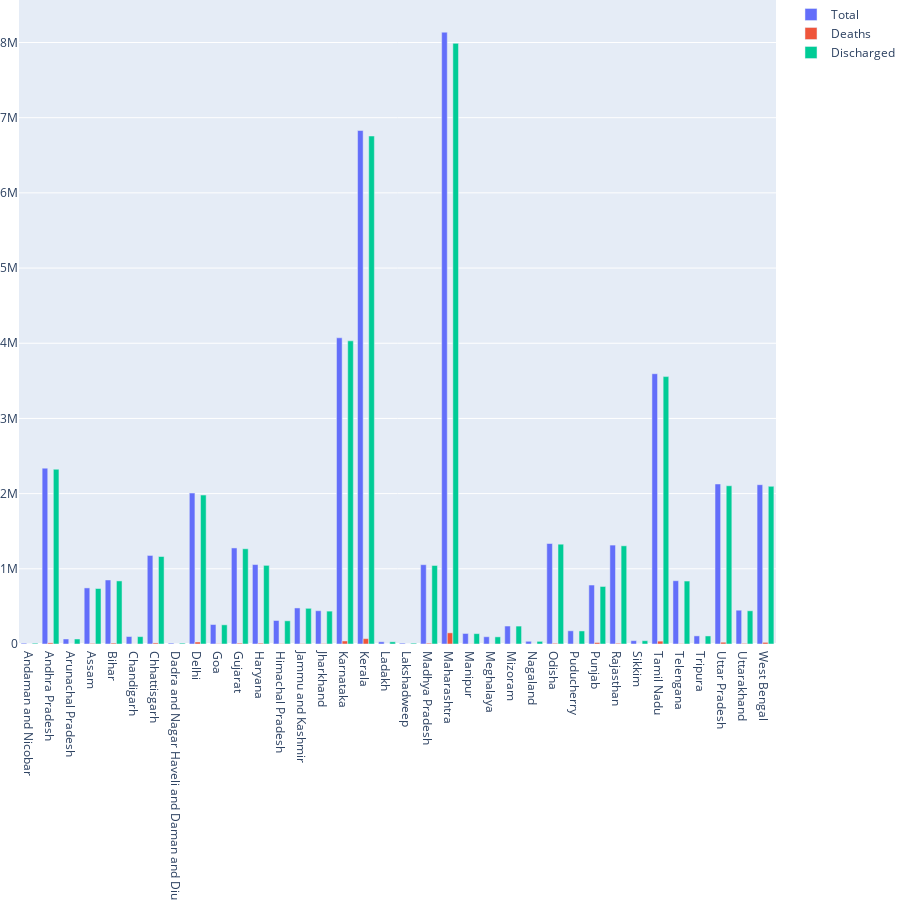

Notebook code cell kept with this figure:
### Code cell
covidI= df
x = covidI['State/UTs'].values
y1 = covidI[['State/UTs','Total Cases']]['Total Cases'].values
y2 = covidI[['State/UTs','Deaths']]['Deaths'].values
y3 = covidI[['State/UTs','Discharged']]['Discharged'].values

fig= go.Figure()

fig.add_trace(go.Bar(x=x, y=y1, name= "Total"))
fig.add_trace(go.Bar(x=x, y=y2, name= "Deaths"))
fig.add_trace(go.Bar(x=x, y=y3, name= "Discharged"))

fig.update_layout(
    height = 900,
    margin=dict(l=0, r=0, t=0, b=0)
    #paper_bgcolor="lightgrey",
)
fig.show()

### Figure 1 — Plotly figure (JSON) as saved in the notebook; plotly's stock layout.template omitted (floating-point values rounded to 4 significant figures)
{"data": [{"name": "Total", "type": "bar", "x": ["Andaman and Nicobar", "Andhra Pradesh", "Arunachal Pradesh", "Assam", "Bihar", "Chandigarh", "Chhattisgarh", "Dadra and Nagar Haveli and Daman and Diu", "Delhi", "Goa", "Gujarat", "Haryana", "Himachal Pradesh", "Jammu and Kashmir", "Jharkhand", "Karnataka", "Kerala", "Ladakh", "Lakshadweep", "Madhya Pradesh", "Maharashtra", "Manipur", "Meghalaya", "Mizoram", "Nagaland", "Odisha", "Puducherry", "Punjab", "Rajasthan", "Sikkim", "Tamil Nadu", "Telengana", "Tripura", "Uttar Pradesh", "Uttarakhand", "West Bengal"], "y": [10747, 2339078, 66891, 746100, 851404, 99358, 1177768, 11591, 2007313, 259110, 1277615, 1056655, 312692, 479444, 442574, 4072536, 6829249, 29417, 11415, 1054934, 8136945, 139924, 96786, 238964, 35986, 1336595, 175636, 784282, 1315564, 44321, 3594573, 841453, 108034, 2128154, 449429, 2118696]}, {"name": "Deaths", "type": "bar", "x": ["Andaman and Nicobar", "Andhra Pradesh", "Arunachal Pradesh", "Assam", "Bihar", "Chandigarh", "Chhattisgarh", "Dadra and Nagar Haveli and Daman and Diu", "Delhi", "Goa", "Gujarat", "Haryana", "Himachal Pradesh", "Jammu and Kashmir", "Jharkhand", "Karnataka", "Kerala", "Ladakh", "Lakshadweep", "Madhya Pradesh", "Maharashtra", "Manipur", "Meghalaya", "Mizoram", "Nagaland", "Odisha", "Puducherry", "Punjab", "Rajasthan", "Sikkim", "Tamil Nadu", "Telengana", "Tripura", "Uttar Pradesh", "Uttarakhand", "West Bengal"], "y": [129, 14733, 296, 8035, 12303, 1181, 14146, 4, 26522, 4013, 11043, 10714, 4213, 4785, 5331, 40308, 71570, 231, 52, 10777, 148419, 2149, 1624, 726, 782, 9205, 1975, 19289, 9653, 499, 38049, 4111, 940, 23634, 7753, 21532]}, {"name": "Discharged", "type": "bar", "x": ["Andaman and Nicobar", "Andhra Pradesh", "Arunachal Pradesh", "Assam", "Bihar", "Chandigarh", "Chhattisgarh", "Dadra and Nagar Haveli and Daman and Diu", "Delhi", "Goa", "Gujarat", "Haryana", "Himachal Pradesh", "Jammu and Kashmir", "Jharkhand", "Karnataka", "Kerala", "Ladakh", "Lakshadweep", "Madhya Pradesh", "Maharashtra", "Manipur", "Meghalaya", "Mizoram", "Nagaland", "Odisha", "Puducherry", "Punjab", "Rajasthan", "Sikkim", "Tamil Nadu", "Telengana", "Tripura", "Uttar Pradesh", "Uttarakhand", "West Bengal"], "y": [10618, 2324338, 66595, 738065, 839100, 98174, 1163614, 11587, 1980781, 255082, 1266561, 1045903, 308465, 474649, 437243, 4032105, 6756379, 29185, 11363, 1044155, 7988392, 137775, 95161, 238238, 35204, 1327306, 173588, 764964, 1305906, 43820, 3556466, 837315, 107094, 2104502, 441665, 2097114]}], "layout": {"height": 900, "margin": {"b": 0, "l": 0, "r": 0, "t": 0}}}
